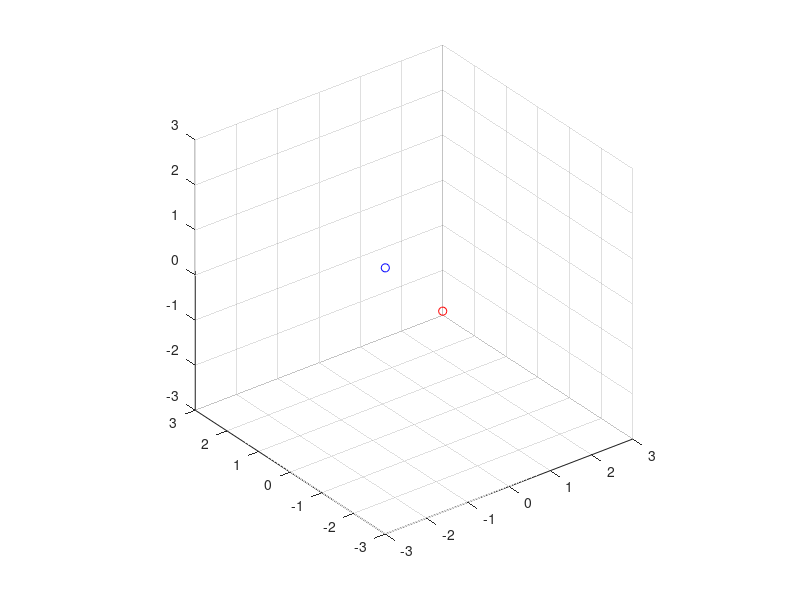

MATLAB code for this plot:
G = 10e-7;

m = [1 1];
x = [-1 0 0; 1 0 0];
v=sqrt(G/4);
u = [0 -v 0; 0 v 0];
n = 2;

clockmax = 1000;
t = 3000;
dt = t/clockmax;


plot3(0,0,0);
hold on;
axis equal;
a = 3;
axis([-a,a,-a,a,-a,a]);
axis manual;
grid on;

ha = plot3(0,0,0, 'ro');
hb = plot3(0,0,0, 'bo');

for clock = 1:clockmax
    % pause(0.1);
    for i=1:(n-1)
        for j=(i+1):n
            r = norm(x(i,:) - x(j,:));
            u(i,:) = u(i,:) + G*m(j)/r^3 *dt* (x(j,:) - x(i,:));
            u(j,:) = u(j,:) + G*m(i)/r^3 *dt* (x(i,:) - x(j,:));
        end
    end

    for i=1:n
        x(i,:) = x(i,:) + dt * u(i,:);
    end

    set(ha, 'XData', x(1,1), 'YData', x(1,2), 'ZData', x(1,3));
    set(hb, 'XData', x(2,1), 'YData', x(2,2), 'ZData', x(2,3));
    drawnow;
end
